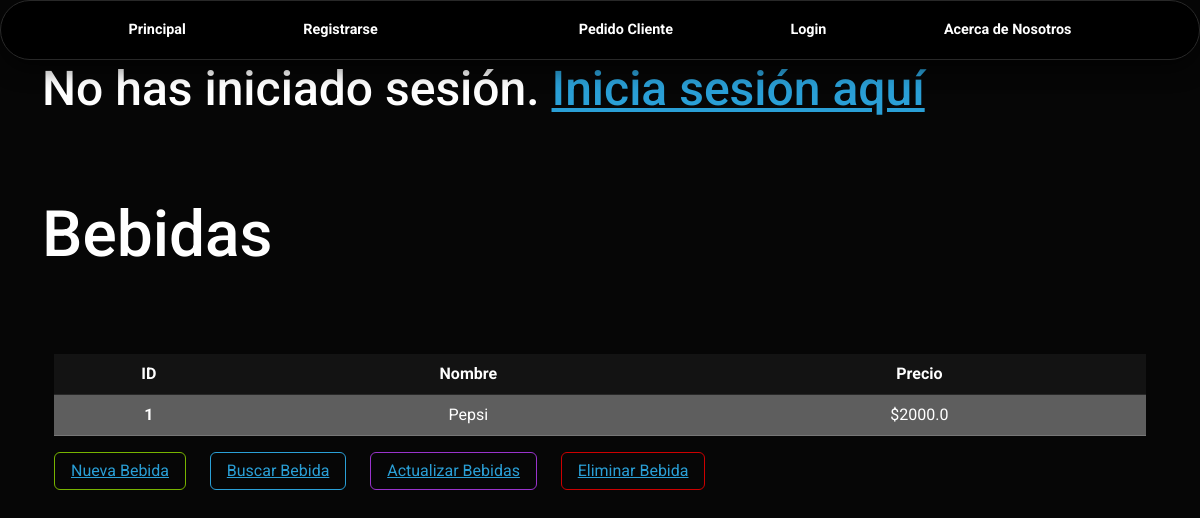
Screenshot of /bebidas/ with the database file from the repository.
### App/models.py (models this page shows, shortened)
class Bebida(models.Model):
    nombre = models.CharField(max_length=50)
    precio = models.FloatField()

### App/views.py (the view)
# urls.py: path('bebidas/', views.mostrar_bebidas, name='Bebidas'),
def mostrar_bebidas(request):
    bebida = Bebida.objects.all()
    context = {'bebida' :  bebida }
    return render(request,'App/Bebida.html', context=context)

### App/templates/App/Bebida.html (shortened to what this page needs)
{% extends 'App/base.html' %}
{% load static %}
{% block codigoDinamico %}
<div class="container"transition-style="in:wipe:up">
    <h1> Bebidas </h1> <br> <br> <br>
{% for bebida in bebida %}
    <div class="container"transition-style="in:wipe:up">
        <table class="table table-hover text-center">
            <tbody>
                <th scope="col">ID</th>
                <th scope="col">Nombre</th>
                <th scope="col">Precio</th>
                <tr class="table-secondary text-center">
                    <th>  {{ bebida.id }}</th>
                    <td>  {{ bebida.nombre }}</td>
                    <td> ${{ bebida.precio }}</td>
            </tbody>
        </table>
    </div>
    <div class="container">
        <button type="button" class="btn btn-outline-success">
            <a href="{% url 'Crear Bebida' %}">Nueva Bebida</a>
        </button> &nbsp; &nbsp;&nbsp;
        <button type="button" class="btn btn-outline-primary">
            <a href="{% url 'Buscar Bebida' %}">Buscar Bebida</a>
        </button> &nbsp; &nbsp;&nbsp;
        <button type="button" class="btn btn-outline-info">
            <a href="{% url 'Actualizar Bebida' bebida_id=bebida.id %}">Actualizar Bebidas</a>
        </button> &nbsp; &nbsp;&nbsp;
        <button type="button" class="btn btn-outline-danger">
            <a href="{% url 'Eliminar Bebida' bebida_id=bebida.id %}">Eliminar Bebida</a>
        </button> &nbsp; &nbsp;&nbsp;
    </div>
</div>
{% endfor %}
{% endblock %}

### rows the page displays
Bebida: id "1", nombre "Pepsi", precio "2000.0"
